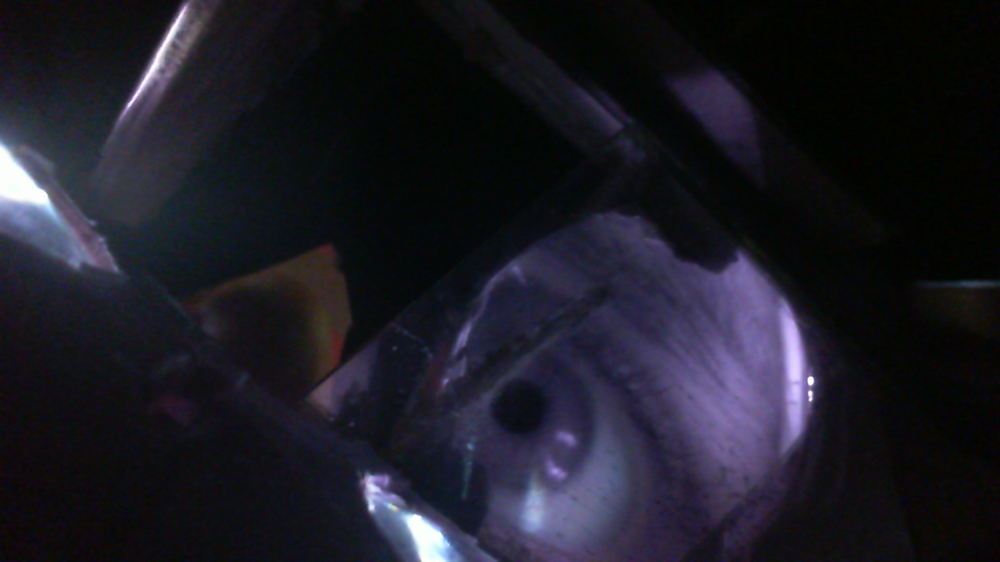
//> input picture gaze_with_hardware/test_img.png, 1000 x 562 px, shrunk from 1920 x 1080 before the run, given in place of the camera
$ ./skindetect   (built with g++ and OpenCV 4)
//> lines starting //> are read from the running program, lines starting //| are printed output that depends on the picture; after the words box and inside, x2 and y2 are one past the last pixel; in counts of white or black regions, pixels touching at a corner belong together

//Author Amit & Manasi
#include <iostream>
#include <highgui.h>
#include "opencv2/highgui/highgui.hpp"
#include "opencv2/imgproc/imgproc.hpp"
#include "opencv2/objdetect/objdetect.hpp"
#include <stdio.h>

using namespace cv;
using namespace std;

//Global variables
Mat imgOriginal;     //image object
Mat imgT;
Mat edge_thresh;
int flag=0;
int iLowH = 130;
int iHighH = 179;

int iLowS = 90;
int iHighS = 255;

int iLowV = 90;
int iHighV = 255;


int main(int argc, char** argv)
{
    VideoCapture cap(0); //capture the video from web cam


    if ( !cap.isOpened() )  // if not success, exit program
      {
      cout << "Cannot open the web cam" << endl;
      return -1;
      }
      while(true)    // skin detection
      {

      bool bSuccess = cap.read(imgOriginal); // read a new frame from video
//> imgOriginal is the input picture: 562 rows x 1000 cols, CV_8UC3; mean B, G, R 36.8, 27.3, 27.9

        if (!bSuccess) //if not success, break loop
        {
        cout << "Cannot read a frame from video stream" << endl;
        break;
        }

      namedWindow("Control", CV_WINDOW_AUTOSIZE); //create a window called "Control"
      //Create trackbars in "Control" window
      cvCreateTrackbar("LowH", "Control", &iLowH, 179); //Hue (0 - 179)
      cvCreateTrackbar("HighH", "Control", &iHighH, 179);

      cvCreateTrackbar("LowS", "Control", &iLowS, 255); //Saturation (0 - 255)
      cvCreateTrackbar("HighS", "Control", &iHighS, 255);

      cvCreateTrackbar("LowV", "Control", &iLowV, 255); //Value (0 - 255)
      cvCreateTrackbar("HighV", "Control", &iHighV, 255);
      cvCreateTrackbar("finalize", "Control", &flag, 1);
      if(flag==0)
      {
        cvtColor(imgOriginal, imgT, COLOR_BGR2YUV);
//> imgT: 562 rows x 1000 cols, CV_8UC3; mean of channels 0, 1, 2 28.6, 132, 127.4
        inRange(imgT, Scalar(iLowH, iLowS, iLowV), Scalar(iHighH, iHighS, iHighV), imgT);
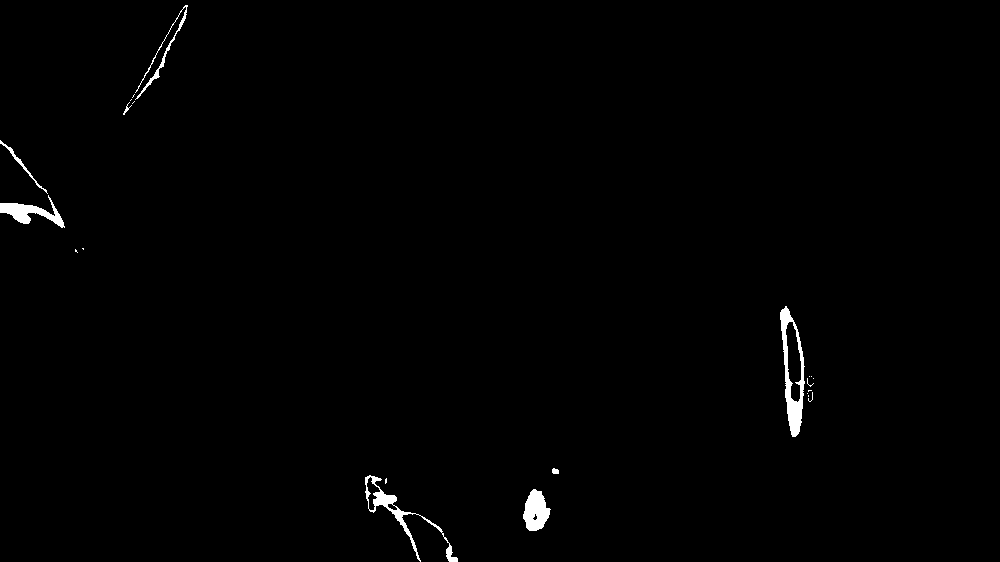
//> imgT: 562 rows x 1000 cols, CV_8UC1; 0.78% white; 22 white regions (14 under 20 px), largest, box (x1, y1, x2, y2) and area: (780, 306, 805, 437) 1260, (365, 475, 458, 562) 911, (523, 489, 551, 531) 777
      //  Canny(imgOriginal,edge_thresh,iLowH,iHighH,3);
        imshow("Thresholded Image", imgT); //show the thresholded image
        erode(imgT, imgT, getStructuringElement(MORPH_ELLIPSE, Size(5, 5)) );
        dilate( imgT, imgT, getStructuringElement(MORPH_ELLIPSE, Size(5, 5)) );

        //morphological closing (fill small holes in the foreground)
        dilate( imgT, imgT, getStructuringElement(MORPH_ELLIPSE, Size(5, 5)) );
        erode(imgT, imgT, getStructuringElement(MORPH_ELLIPSE, Size(5, 5)) );
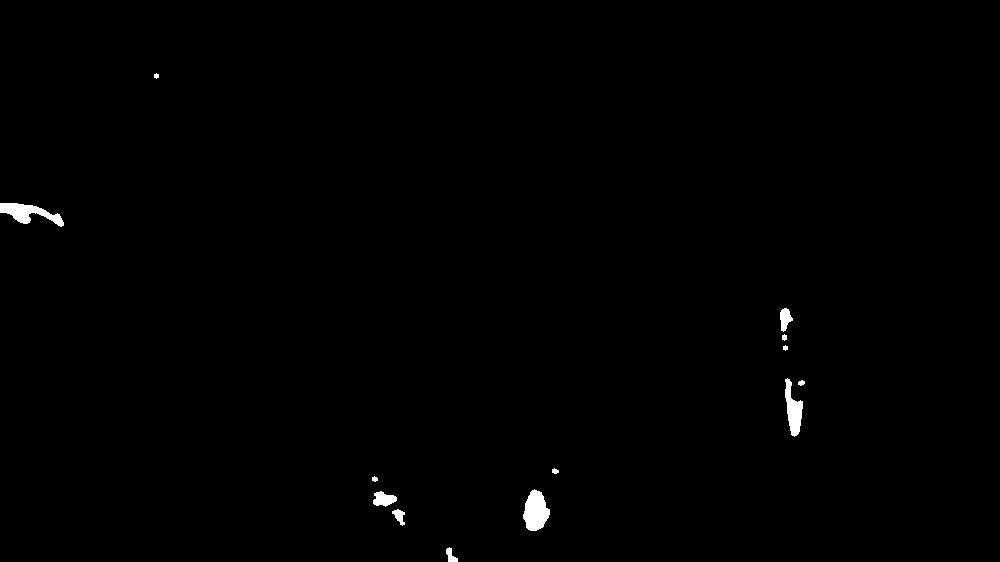
//> imgT: 562 rows x 1000 cols, CV_8UC1; 0.52% white; 13 white regions, largest, box (x1, y1, x2, y2) and area: (523, 489, 550, 531) 780, (0, 203, 64, 227) 714, (785, 378, 803, 437) 580

        cv::imshow("imgT",imgT);

      }
      else if (flag==1)
      {
        destroyWindow("Control");
        destroyWindow("Thresholded Image");
        destroyWindow("imgT");
        //cout<<"mcen.x= "<<mcen.x<<" mcen.y= "<<mcen.y<<endl;  //print the centrois of marker
        flag=0;
        break;
      }
      if (waitKey(30) == 27) //wait for 'esc' key press for 30ms. If 'esc' key is pressed, break loop
//> the Esc key is pressed
      {
        cout << "esc key is pressed by user" << endl;
        break;
      }

    }
}
